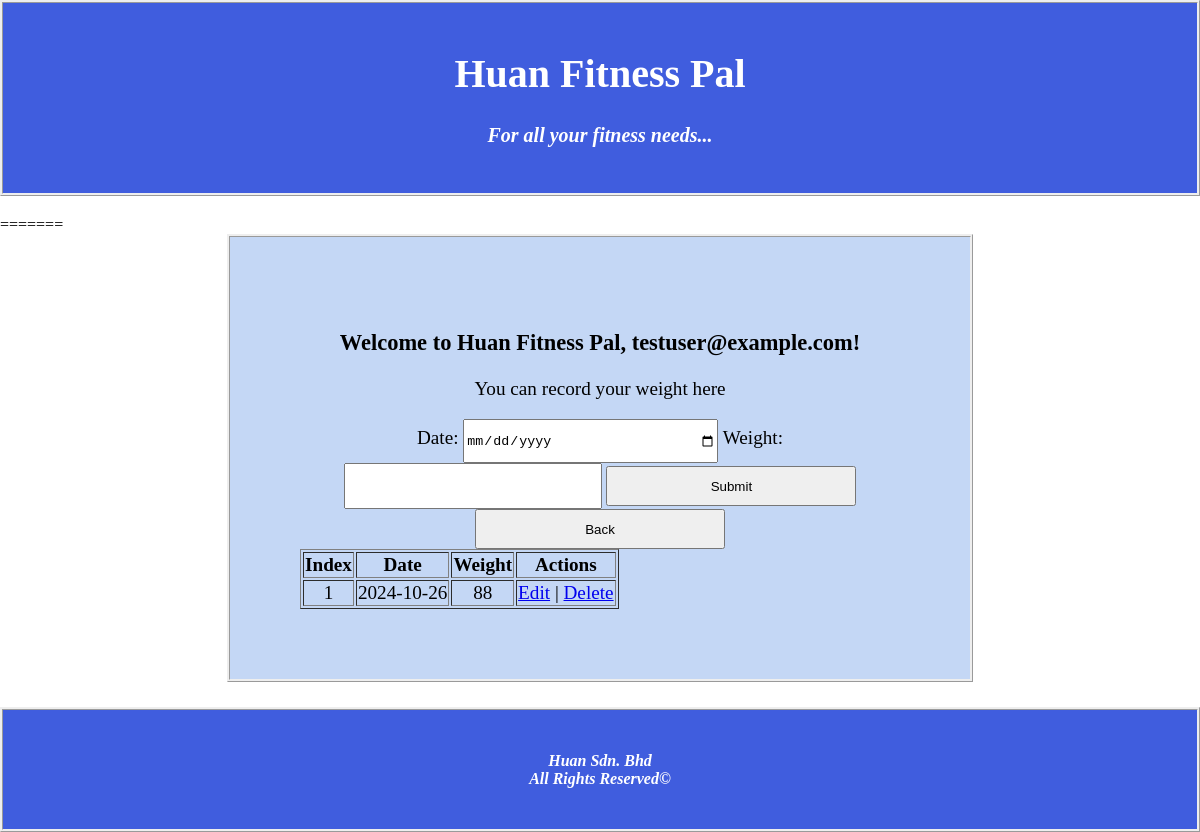
Screenshot of /weight.php (signed in) with the database file from the repository.
### tables this page shows
CREATE TABLE `weight` (
  `RecordID` int(11) NOT NULL,
  `UserID` int(11) NOT NULL,
  `Date` date NOT NULL,
  `Weight` float NOT NULL
);

### gettable.php (the view, shortened to what this page needs)
<?php
$userid = $_SESSION['userID'];
$dbname = $_POST['dbname'];
$mysqli = new mysqli("localhost", "root", "", "hfp");
$tableHeaders = [];
$query = '';
if ($dbname === 'weight') {
    $tableHeaders = ['Index','Date', 'Weight'];
    $query = "SELECT RecordID, date, weight FROM weight WHERE userid = ?";
} elseif ($dbname === 'water') {
    $tableHeaders = ['Index','DateTime', 'Amount'];
    $query = "SELECT RecordID, DateTime, ammount FROM water WHERE userid = ?";
} elseif ($dbname === 'exercise') {
    $tableHeaders = ['Index','Start', 'End', 'Record'];
    $query = "SELECT RecordID, start, end, record FROM exercise WHERE userid = ?";
} else {
    echo "Invalid request type.";
    $mysqli->close();
    exit;
}
$stmt = $mysqli->prepare($query);
$stmt->bind_param("i", $userid);
$stmt->execute();
$result = $stmt->get_result();
if ($result && $result->num_rows > 0) {
    echo "<table border='1'>";
    echo "<tr>";
    foreach ($tableHeaders as $header) {
        echo "<th>{$header}</th>";
    }
    echo "<th>Actions</th>";
    echo "</tr>";
    while ($row = $result->fetch_assoc()) {
        echo "<tr>";
        foreach ($row as $column) {
            echo "<td>{$column}</td>";
        }
        echo "<td>";
        echo "<a href='editdb.php?recordid={$row['RecordID']}&db={$dbname}'>Edit</a> | ";
        echo "<a href='delrec.php?recordid={$row['RecordID']}&db={$dbname}'>Delete</a>";
        echo "</td>";
        echo "</tr>";
    }
    echo "</table>";
} else {
    echo "No results found.";
}
?>

### weight.php (style rules this page uses)
body { background-image: url('https://st4.depositphotos.com/1022135/25748/i/450/depositphotos_257486682-stock-photo-group-young-people-sportswear-talking.jpg'); background-size: cover; margin: 0; right: 0; left: 0; }

### rows the page displays
weight: RecordID "1", Date "2024-10-26", Weight "88"

### other values shown
$_SESSION['email'] "testuser@example.com"
$header "Index"
$header "Date"
$header "Weight"
